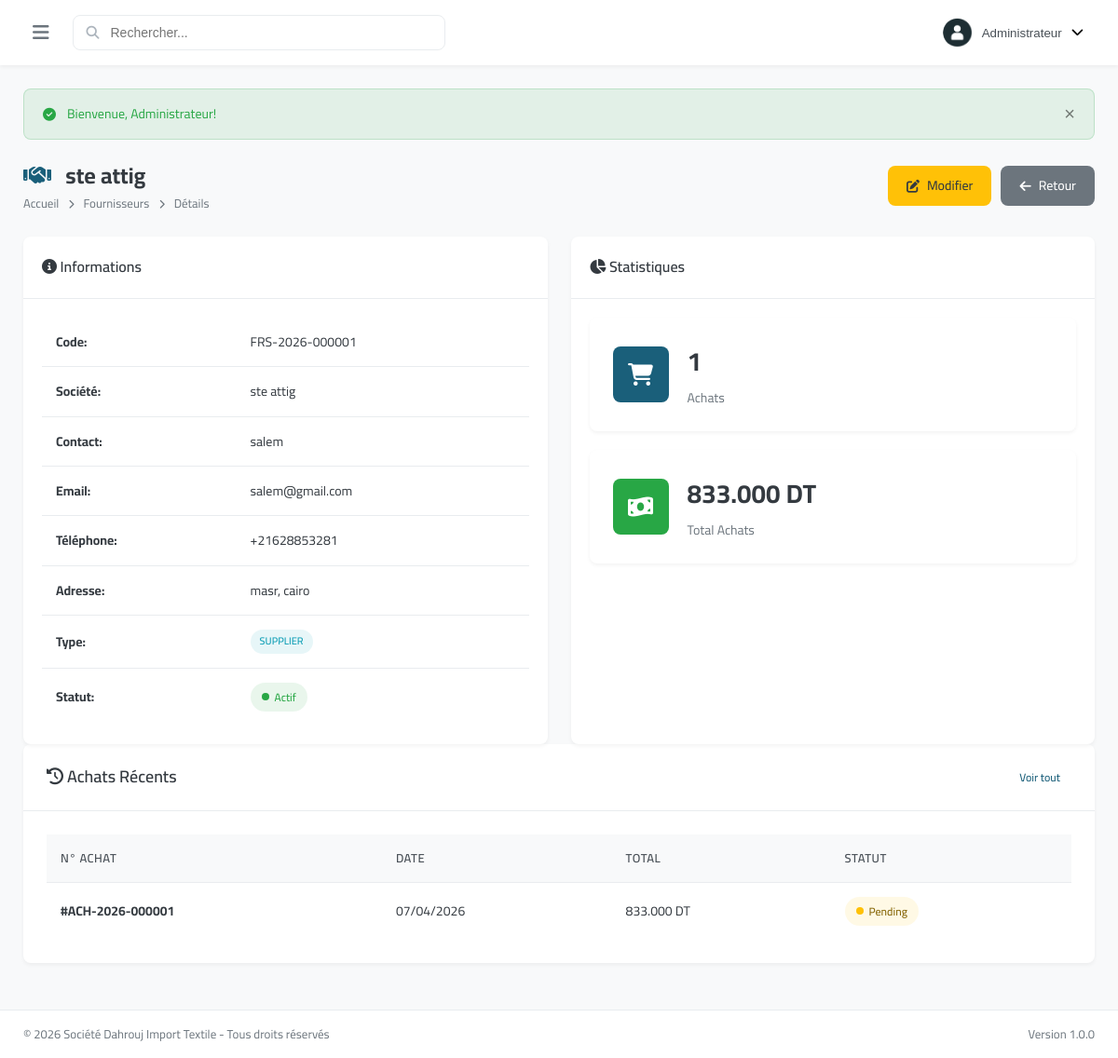
Page /modules/partners/view.php?id=1 (signed in) on the committed database.
### tables this page shows
CREATE TABLE `partners` (
  `id` int(11) NOT NULL,
  `code` varchar(50) NOT NULL,
  `company_name` varchar(200) NOT NULL,
  `contact_name` varchar(100) DEFAULT NULL,
  `email` varchar(100) DEFAULT NULL,
  `phone` varchar(20) DEFAULT NULL,
  `phone2` varchar(20) DEFAULT NULL,
  `address` text DEFAULT NULL,
  `city` varchar(50) DEFAULT NULL,
  `country` varchar(50) DEFAULT 'Tunisia',
  `tax_number` varchar(50) DEFAULT NULL,
  `registration_number` varchar(50) DEFAULT NULL,
  `partner_type` enum('supplier','transporter','other') DEFAULT 'supplier',
  `balance` decimal(15,3) DEFAULT 0.000,
  `status` enum('active','inactive') DEFAULT 'active',
  `notes` text DEFAULT NULL,
  `created_at` datetime DEFAULT current_timestamp(),
  `updated_at` datetime DEFAULT current_timestamp() ON UPDATE current_timestamp()
);

CREATE TABLE `purchases` (
  `id` int(11) NOT NULL,
  `purchase_number` varchar(50) NOT NULL,
  `partner_id` int(11) DEFAULT NULL,
  `user_id` int(11) DEFAULT NULL,
  `purchase_date` date DEFAULT curdate(),
  `expected_date` date DEFAULT NULL,
  `subtotal` decimal(15,3) DEFAULT 0.000,
  `discount` decimal(15,3) DEFAULT 0.000,
  `tax_amount` decimal(15,3) DEFAULT 0.000,
  `total` decimal(15,3) DEFAULT 0.000,
  `paid_amount` decimal(15,3) DEFAULT 0.000,
  `status` enum('pending','ordered','received','cancelled') DEFAULT 'pending',
  `payment_status` enum('unpaid','partial','paid') DEFAULT 'unpaid',
  `notes` text DEFAULT NULL,
  `created_at` datetime DEFAULT current_timestamp(),
  `updated_at` datetime DEFAULT current_timestamp() ON UPDATE current_timestamp()
);

### includes/config.php (called while the page is built, shortened)
<?php
function formatMoney($amount) {
    return number_format($amount, 3, '.', ' ') . ' ' . APP_CURRENCY_SYMBOL;
}
function formatDate($date) {
    return date('d/m/Y', strtotime($date));
}
function isLoggedIn() {
    return isset($_SESSION['user_id']) && !empty($_SESSION['user_id']);
}
function isManager() {
    return isLoggedIn() && ($_SESSION['user_role'] === 'admin' || $_SESSION['user_role'] === 'manager');
}
?>

### modules/partners/view.php (the view, shortened to what this page needs)
<?php
require_once '../../includes/config.php';
$db = getDB();
$id = intval($_GET['id'] ?? 0);
$stmt = $db->prepare("SELECT p.*,
    (SELECT COUNT(*) FROM purchases WHERE partner_id = p.id) as purchase_count,
    (SELECT COALESCE(SUM(total), 0) FROM purchases WHERE partner_id = p.id AND status != 'cancelled') as total_purchases
    FROM partners p
    WHERE p.id = ?");
$stmt->execute([$id]);
$partner = $stmt->fetch();
$purchases = $db->prepare("SELECT * FROM purchases WHERE partner_id = ? ORDER BY purchase_date DESC LIMIT 10");
$purchases->execute([$id]);
$purchases = $purchases->fetchAll();
require_once '../../includes/header.php';
?>
<div class="page-header">
    <div>
        <h1 class="page-title"><i class="fas fa-handshake"></i> <?php echo $partner['company_name']; ?></h1>
        <nav class="breadcrumb">
            <a href="../../index.php">Accueil</a>
            <i class="fas fa-chevron-right"></i>
            <a href="index.php">Fournisseurs</a>
            <i class="fas fa-chevron-right"></i>
            <span>Détails</span>
        </nav>
    </div>
    <div class="quick-actions">
        <?php if (isManager()): ?>
        <a href="edit.php?id=<?php echo $partner['id']; ?>" class="btn btn-warning"><i class="fas fa-edit"></i> Modifier</a>
        <?php endif; ?>
        <a href="index.php" class="btn btn-secondary"><i class="fas fa-arrow-left"></i> Retour</a>
    </div>
</div>
<div class="dashboard-grid">
    <div class="widget">
        <div class="widget-header"><h3 class="widget-title"><i class="fas fa-info-circle"></i> Informations</h3></div>
        <div class="widget-body">
            <table class="data-table">
                <tr><td><strong>Code:</strong></td><td><?php echo $partner['code']; ?></td></tr>
                <tr><td><strong>Société:</strong></td><td><?php echo $partner['company_name']; ?></td></tr>
                <tr><td><strong>Contact:</strong></td><td><?php echo $partner['contact_name'] ?: '-'; ?></td></tr>
                <tr><td><strong>Email:</strong></td><td><?php echo $partner['email'] ? '<a href="mailto:' . $partner['email'] . '">' . $partner['email'] . '</a>' : '-'; ?></td></tr>
                <tr><td><strong>Téléphone:</strong></td><td><?php echo $partner['phone'] ? '<a href="tel:' . $partner['phone'] . '">' . $partner['phone'] . '</a>' : '-'; ?></td></tr>
                <tr><td><strong>Adresse:</strong></td><td><?php echo $partner['address'] ? $partner['address'] . ', ' . $partner['city'] : '-'; ?></td></tr>
                <tr><td><strong>Type:</strong></td><td><span class="badge badge-info"><?php echo ucfirst($partner['partner_type']); ?></span></td></tr>
                <tr><td><strong>Statut:</strong></td><td><span class="status status-<?php echo $partner['status']; ?>"><?php echo $partner['status'] === 'active' ? 'Actif' : 'Inactif'; ?></span></td></tr>
            </table>
        </div>
    </div>
    <div class="widget">
        <div class="widget-header"><h3 class="widget-title"><i class="fas fa-chart-pie"></i> Statistiques</h3></div>
        <div class="widget-body">
            <div class="stats-grid" style="grid-template-columns: 1fr;">
                <div class="stat-card">
                    <div class="stat-icon primary"><i class="fas fa-shopping-cart"></i></div>
                    <div class="stat-content"><h3><?php echo $partner['purchase_count']; ?></h3><p>Achats</p></div>
                </div>
                <div class="stat-card">
                    <div class="stat-icon success"><i class="fas fa-money-bill-wave"></i></div>
                    <div class="stat-content"><h3><?php echo formatMoney($partner['total_purchases']); ?></h3><p>Total Achats</p></div>
                </div>
            </div>
        </div>
    </div>
</div>
<div class="card">
    <div class="card-header">
        <h3 class="card-title"><i class="fas fa-history"></i> Achats Récents</h3>
        <a href="../purchases/index.php?partner=<?php echo $partner['id']; ?>" class="btn btn-sm btn-outline-primary">Voir tout</a>
    </div>
    <div class="card-body">
        <?php if (count($purchases) > 0): ?>
        <div class="table-responsive">
            <table class="data-table">
                <thead>
                    <tr><th>N° Achat</th><th>Date</th><th>Total</th><th>Statut</th></tr>
                </thead>
                <tbody>
                    <?php foreach ($purchases as $p): ?>
                    <tr>
                        <td><strong>#<?php echo $p['purchase_number']; ?></strong></td>
                        <td><?php echo formatDate($p['purchase_date']); ?></td>
                        <td><?php echo formatMoney($p['total']); ?></td>
                        <td><span class="status status-<?php echo $p['status']; ?>"><?php echo ucfirst($p['status']); ?></span></td>
                    </tr>
                    <?php endforeach; ?>
                </tbody>
            </table>
        </div>
        <?php endif; ?>
    </div>
</div>
<?php require_once '../../includes/footer.php'; ?>

### rows in the picture
partners: company_name "ste attig", code "FRS-2026-000001", contact_name "salem", email "salem@gmail.com", phone "+21628853281", address "masr", city "cairo", partner_type "SUPPLIER"
purchases: purchase_number "ACH-2026-000001", purchase_date "07/04/2026", total "833.000 DT", status "Pending"

### other values in the picture
$_SESSION['user_name'] "Administrateur"
$flash['message'] "Bienvenue, Administrateur!"
$partner['purchase_count'] "1"
formatMoney($partner['total_purchases']) "833.000 DT"
APP_NAME "Société Dahrouj Import Textile"
APP_VERSION "1.0.0"
